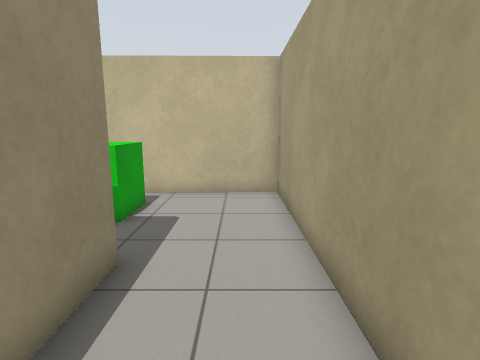
view 1 (above)

16 first-person views from a walk through a world built for the Gazebo simulator. The camera is 1.2 m above the floor, tilts 10° down and sees 80° across. The floor is counted in squares, 0.5 m on a side. Each view is taken from the middle of a square. On the plan, view 1 faces up. The plan holds only what a view shows up to about 18 squares ahead; the rest is blank.

view 2
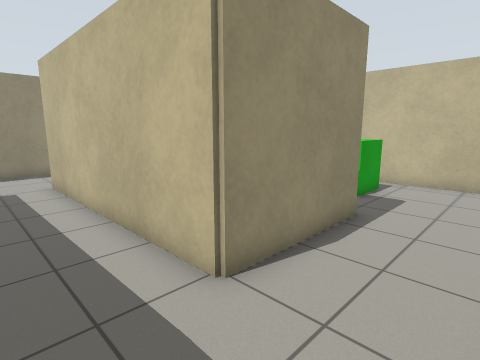

view 3
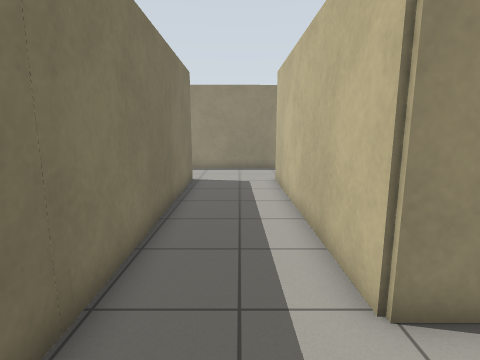

view 4
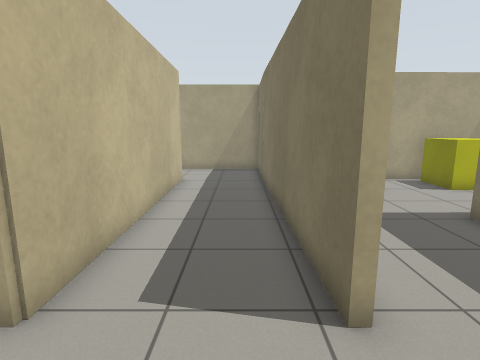

view 5
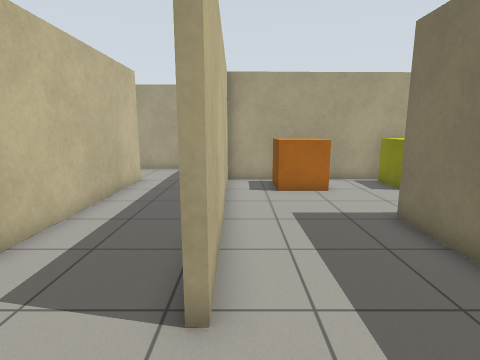

view 6
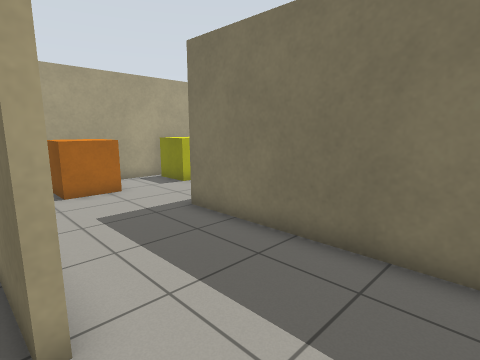

view 7
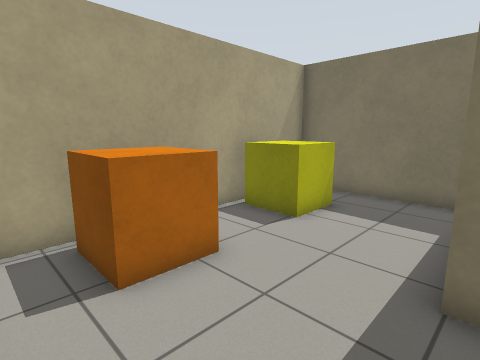

view 8
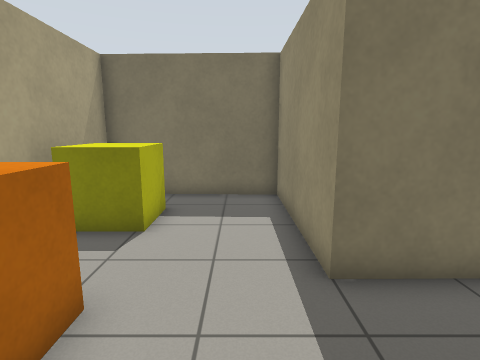

view 9
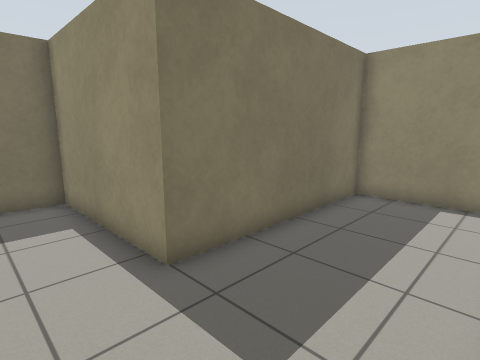

view 10
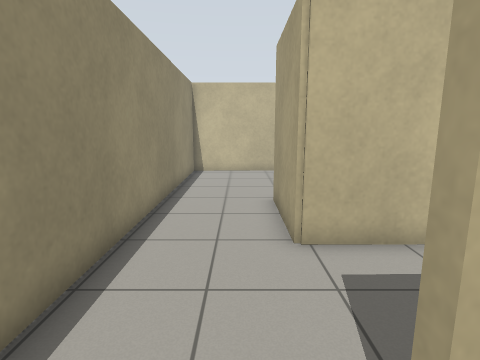

view 11
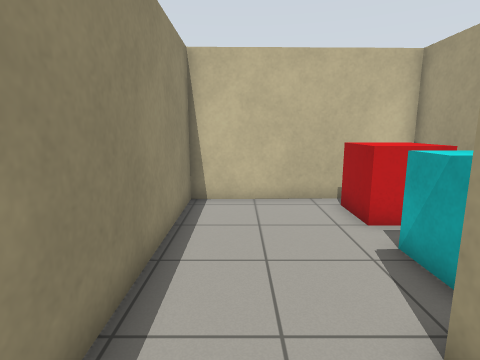

view 12
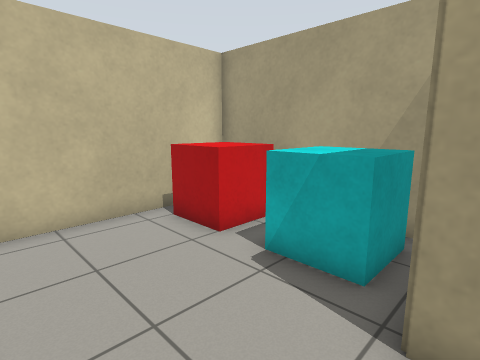

view 13
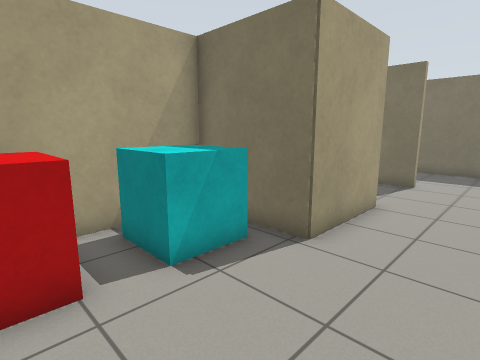

view 14
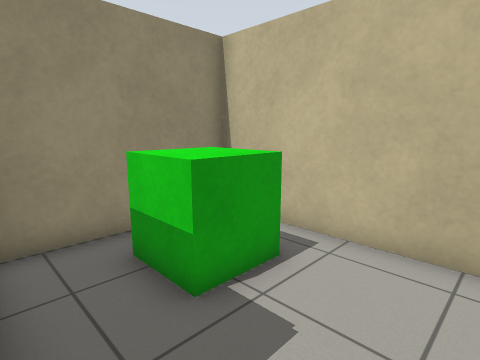

view 15
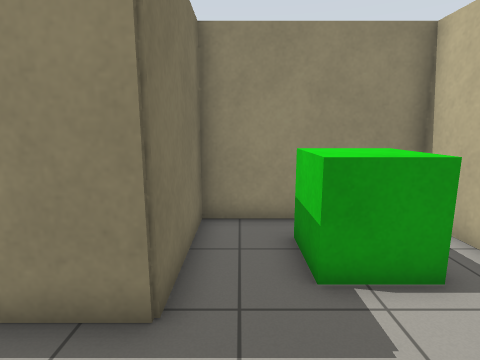

view 16
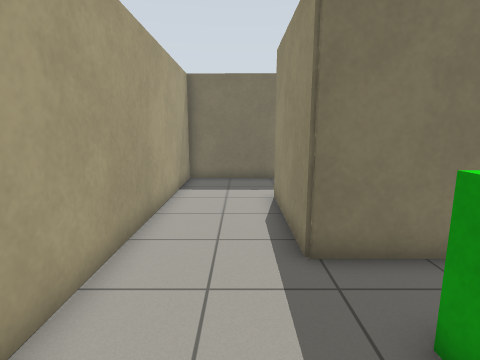

### Floor plan
Ten units are one square. View 1 is at (0, 0); x grows to the right and y downward. Boxes are objects, and circles mark ways between rooms. Rooms are numbered by the first view taken in them; rooms with no view inside come last. Other rooms are left out.
<svg viewBox="-172 -114 192 275">
<path fill="none" stroke="#000" d="M-129 43 15 40 14 -109 -65 -108 -65 -50 -22 -50 -22 2 -129 3M-166 5 -166 44M-166 44 -166 94 -85 93 -84 154 -21 156 -23 44 -129 46M-129 3 -130 -37 -90 -37 -90 -108 -167 -107 -166 5"/>
<rect x="-55" y="-95" width="30" height="30" fill="#bbb"><title>green box</title></rect>
<rect x="-55" y="65" width="30" height="20" fill="#bbb"><title>orange box</title></rect>
<rect x="-45" y="115" width="20" height="20" fill="#bbb"><title>yellow box</title></rect>
<rect x="-125" y="-65" width="30" height="20" fill="#bbb"><title>cyan box</title></rect>
<rect x="-125" y="-105" width="30" height="30" fill="#bbb"><title>red box</title></rect>
<circle cx="-145" cy="40" r="3" fill="#2a7"/>
<circle cx="-150" cy="10" r="3" fill="#2a7"/>
<text x="-50" y="10">1</text>
<text x="-80" y="90">2</text>
<text x="-130" y="-60">3</text>
</svg>
Room 1 opens to room 2. Room 1 opens to room 3.

Where each view was taken, in squares from view 1:
view 1: 0 up, 0 right, facing up
view 2: 3 down, 1 right, facing up-left
view 3: 2 down, 1 right, facing left
view 4: 3 down, 16 left, facing right
view 5: 5 down, 16 left, facing right
view 6: 4 down, 16 left, facing down-right
view 7: 5 down, 9 left, facing down-right
view 8: 5 down, 7 left, facing down
view 9: 5 down, 6 left, facing down-left
view 10: 6 down, 14 left, facing up
view 11: 1 up, 15 left, facing up
view 12: 3 up, 16 left, facing up-right
view 13: 9 up, 16 left, facing down-right
view 14: 5 up, 0 right, facing up-left
view 15: 6 up, 1 right, facing left
view 16: 10 up, 1 left, facing down
